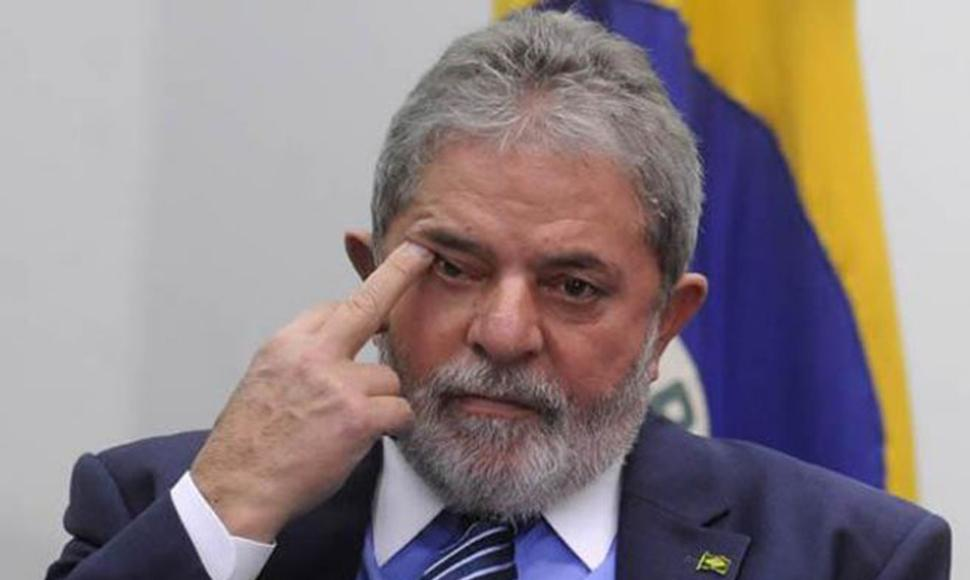
#> input picture escala-cinza/lula-brabo.jpg, 970 x 580 px; its folder holds only this picture in this run
$ python pillow.py
#> lines starting #> are read from the running program, lines starting #| are printed output that depends on the picture
#coding: utf-8

from PIL import Image
import os

# [6 lines of commented-out code are left out]

def novaImagem(nome):
#> called with nome = 'lula-brabo.jpg'
    tamanho = (400, 400)

    imagem = Image.open(nome)
#> imagem is the input picture: PIL image 970x580 RGB; mean R, G, B 142.9, 130.7, 132.4
    nova = imagem.convert("L")
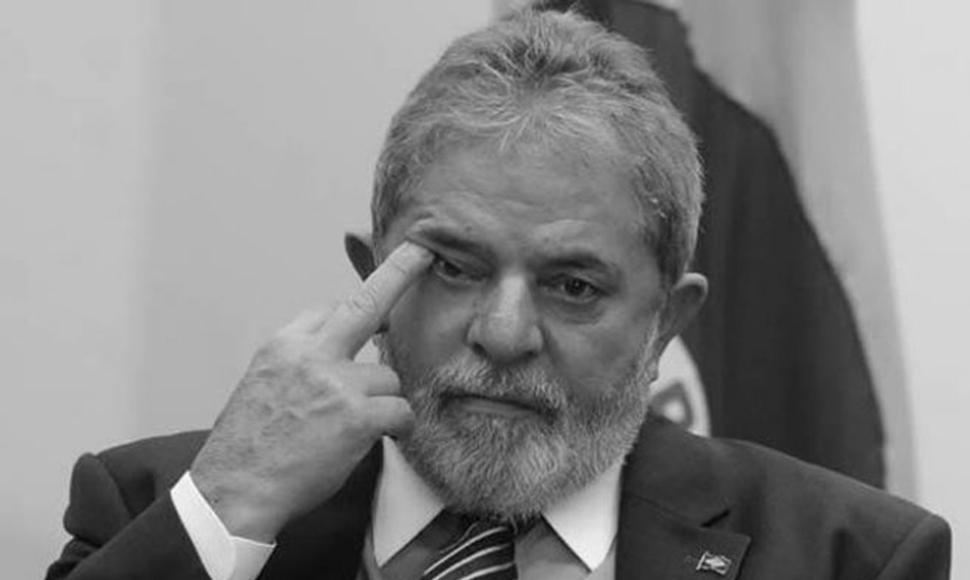
#> nova: PIL image 970x580 L; min 0, max 254, mean 134.5
    nova = nova.resize(tamanho)
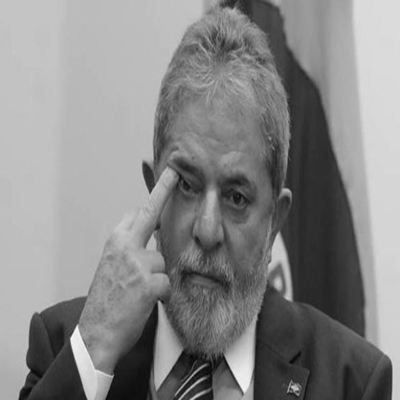
#> nova: PIL image 400x400 L; min 6, max 248, mean 134.5

    nova.save("NOVA-"+nome)

    nova.show()

directory = "/var/www/html/img/escala-cinza/"

for filename in os.listdir(directory):
    if filename.endswith(".jpg"):
        #print(os.path.join(directory, filename))
        print(os.path.join(filename))
        novaImagem(os.path.join(filename))
